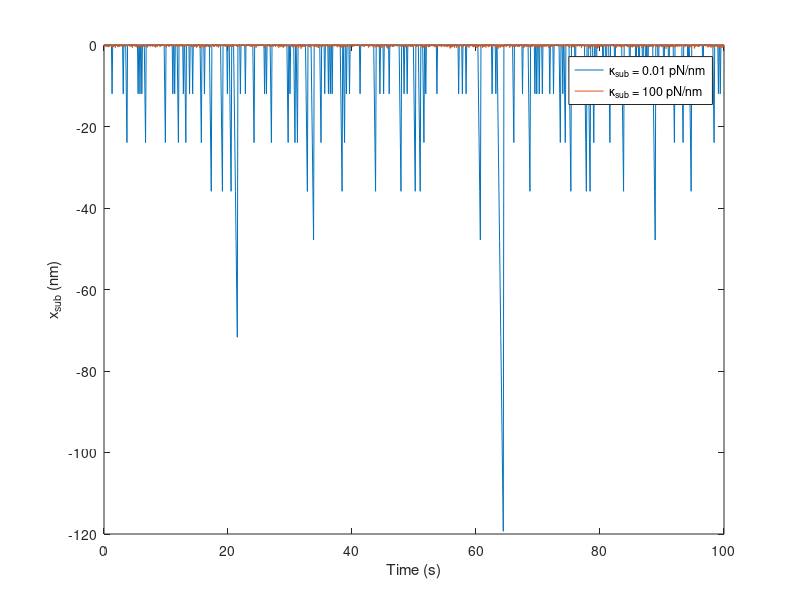
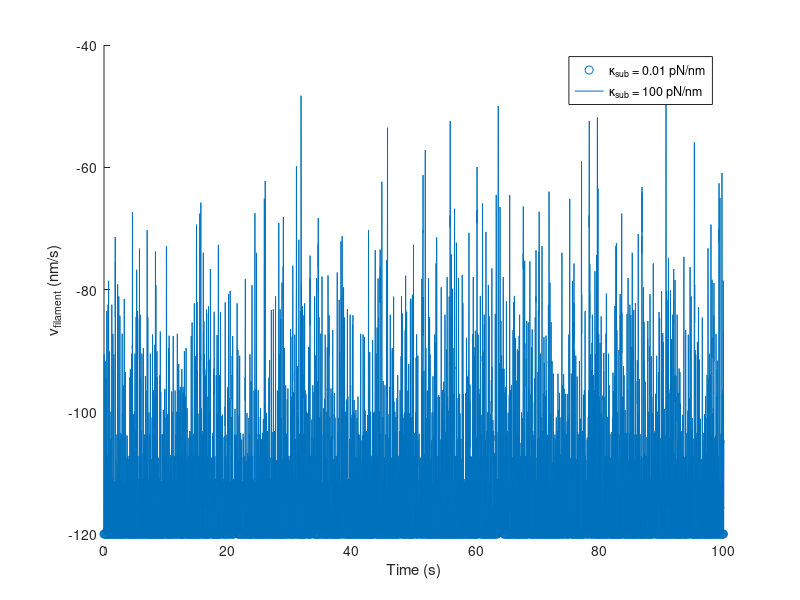

These figures' MATLAB source, in order:
%% Compliant Substrate
k_sub = 0.01;

% Parameters (obtained from Table S1)
F_m = -150;      % Total myosin pulling force [pN]
v_u = -120;      % Unloaded motor velocity [nm/s]
n_c = 75;        % Total Number of clutches []
k_on = 1;        % Clutch attachment rate constant [s^-1]
k_off0 = 0.1;    % Clutch detachment rate constant [s^-1]
F_b = -2;        % Charactheric bond rupture force [pN]
k_clutch = 5;    % Clutch spring constant [pN/nm]      

% Time initialization
dt = 0.1;       % Timestep of 100 ms              
tf = 100;       % Final time of 100 s  
N = tf/dt;      % Number of timesteps              
t = 0:dt:dt*(N-1);

% Clutch initialization
x_clutch = zeros(1,n_c);        % Location of clutches
F_clutch = zeros(1,n_c);        % Forces of clutches
clutchstatus = zeros(1,n_c);    % Status of clutch attachment
k_off = zeros(1,n_c);           % Detachment rate constant       

% Substrate initializtion
x_sub = zeros(1,N);             % Location of substrate            

% Actin initialization
v = zeros(1,N);                 % Actin speed         

% Number of attachments initialization
n_e = sum(clutchstatus);        % Number of engaged clutches
n_d = n_c - n_e;                % Number of detached clutches         

figure(1), clf
figure(2), clf

% Running Monte Carlo Simulation
for i = 1:N
    % Compute koff for all clutches
    for j = 1:n_c
        F_clutch(j) = k_clutch*(x_clutch(j)-x_sub(i));
        k_off(j) = k_off0*exp(F_clutch(j)/F_b);
    end
    
    % Compute Rtot
    Rtot = n_d*k_on + sum(k_off.*clutchstatus);
    
    % Determine attachments and deattachments
    for j = 1:n_c
       % Clutch is attached 
       if clutchstatus(j) == 1          
           lim = k_off(j)/Rtot;
           check = rand(1);
           % Clutch deattaches
           if check < lim                
               clutchstatus(j) = 0;
               x_clutch(j) = 0;
           end
       % Clutch is deattached    
       elseif clutchstatus(j) == 0       
           lim = k_on/Rtot;
           check = rand(1);
           % Clutch attaches
           if check < lim               
               clutchstatus(j) = 1;
           end
       end
    end
    
    % Determine clutch counts
    n_e = sum(clutchstatus);             
    n_d = n_c - n_e;                       
    
    % Change substrate position
    x_sub(i) = (k_clutch*sum(x_clutch.*clutchstatus))/(k_sub + k_clutch*n_e);
      
    % Compute actin velocity
    v(i) = v_u*(1-(k_sub*x_sub(i))/F_m);
    
    % Update attached clutch position
    for j = 1:n_c
        % Clutch is attached
        if clutchstatus(j) == 1         
            x_clutch(j) = x_clutch(j) + v(i)*dt;
        end
    end
end

% Plotting
figure(1)
plot(t,x_sub)
xlabel('Time (s)')
ylabel('x_{sub} (nm)')
hold on

figure(2)
scatter(t,v)
xlabel('Time (s)')
ylabel('\nu_{filament} (nm/s)')
hold on

%% Stiff substrate 
k_sub = 100;

% Time initialization
dt = 0.01;               
tf = 100;
N = tf/dt;                 
t = 0:dt:dt*(N-1);

% Clutch initialization
x_clutch = zeros(1,n_c);      
F_clutch = zeros(1,n_c);      
clutchstatus = zeros(1,n_c);
k_off = zeros(1,n_c);        

% Substrate initialization
x_sub = zeros(1,N);          
x_dot = 0;                  

% Actin initialization
v = zeros(1,N);            

% Number of attachments initialization
n_e = sum(clutchstatus);     
n_d = n_c - n_e;               

% Running Monte Carlo Simulation
for i = 1:N
    % Compute koff for all clutches
    for j = 1:n_c
        F_clutch(j) = k_clutch*(x_clutch(j)-x_sub(i));
        k_off(j) = k_off0*exp(F_clutch(j)/F_b);
    end
    
    % Calculate Rtot
    Rtot = n_d*k_on + sum(k_off.*clutchstatus);
    
    % Determine attachments and deattachments
    for j = 1:n_c
       % Clutch is attached 
       if clutchstatus(j) == 1          
           lim = k_off(j)/Rtot;
           check = rand(1);
           % Clutch deattaches
           if check < lim                
               clutchstatus(j) = 0;
               x_clutch(j) = 0;
           end
       % Clutch is deattached    
       elseif clutchstatus(j) == 0       
           lim = k_on/Rtot;
           check = rand(1);
           % Clutch attaches
           if check < lim               
               clutchstatus(j) = 1;
           end
       end
    end
    
    % Determine clutch counts
    n_e = sum(clutchstatus);             
    n_d = n_c - n_e;                       
    
    % Change substrate position
    x_sub(i) = (k_clutch*sum(x_clutch.*clutchstatus))/(k_sub + k_clutch*n_e);
    
    % Compute actin velocity
    v(i) = v_u*(1-(k_sub*x_sub(i))/F_m);
    
    % Update attached clutch position
    for j = 1:n_c
        % Clutch is attached
        if clutchstatus(j) == 1         
            x_clutch(j) = x_clutch(j) + v(i)*dt;
        end
    end
end

figure(1)
plot(t,x_sub)
legend ('\kappa_{sub} = 0.01 pN/nm','\kappa_{sub} = 100 pN/nm')

figure(2)
plot(t,v)
legend ('\kappa_{sub} = 0.01 pN/nm','\kappa_{sub} = 100 pN/nm')

